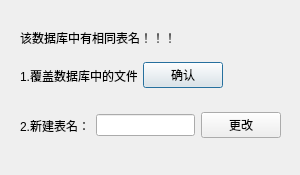
<?xml version="1.0" encoding="UTF-8"?>
<ui version="4.0">
 <class>tabNameDialog</class>
 <widget class="QDialog" name="tabNameDialog">
  <property name="geometry">
   <rect>
    <x>0</x>
    <y>0</y>
    <width>300</width>
    <height>175</height>
   </rect>
  </property>
  <property name="windowTitle">
   <string>Dialog</string>
  </property>
  <widget class="QLabel" name="label">
   <property name="geometry">
    <rect>
     <x>20</x>
     <y>30</y>
     <width>251</width>
     <height>16</height>
    </rect>
   </property>
   <property name="text">
    <string>该数据库中有相同表名！！！</string>
   </property>
  </widget>
  <widget class="QWidget" name="horizontalLayoutWidget">
   <property name="geometry">
    <rect>
     <x>20</x>
     <y>60</y>
     <width>203</width>
     <height>31</height>
    </rect>
   </property>
   <layout class="QHBoxLayout" name="horizontalLayout">
    <item>
     <widget class="QLabel" name="label_2">
      <property name="text">
       <string>1.覆盖数据库中的文件</string>
      </property>
     </widget>
    </item>
    <item>
     <widget class="QPushButton" name="pushButton">
      <property name="text">
       <string>确认</string>
      </property>
     </widget>
    </item>
   </layout>
  </widget>
  <widget class="QWidget" name="horizontalLayoutWidget_2">
   <property name="geometry">
    <rect>
     <x>20</x>
     <y>110</y>
     <width>261</width>
     <height>31</height>
    </rect>
   </property>
   <layout class="QHBoxLayout" name="horizontalLayout_2">
    <item>
     <widget class="QLabel" name="label_3">
      <property name="text">
       <string>2.新建表名：</string>
      </property>
     </widget>
    </item>
    <item>
     <widget class="QLineEdit" name="lineEdit"/>
    </item>
    <item>
     <widget class="QPushButton" name="pushButton_2">
      <property name="text">
       <string>更改</string>
      </property>
     </widget>
    </item>
   </layout>
  </widget>
 </widget>
 <resources/>
 <connections/>
</ui>
